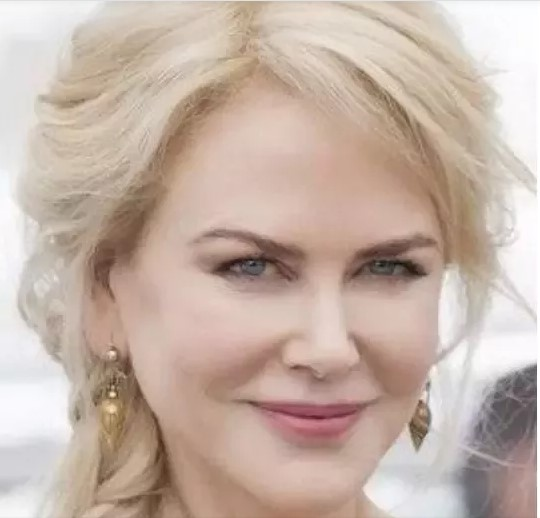
#> input picture nicolekidman.jpg, 540 x 518 px
$ jupyter execute --allow-errors batch_colorism.ipynb   (shell and % lines are left out)
#> lines starting #> are read from the running program, lines starting #| are printed output that depends on the picture
[cell 1]
import cv2
import os
import im_proc_functions
import seaborn as sns
import matplotlib.pyplot as plt
import numpy as np
import scipy

#> (a cell that did not finish here is left out)

#> (a cell that did not finish here is left out)

#> (a cell that did not finish here is left out)

#> (a cell that did not finish here is left out)

[cell 6]
r1_path = 'nicolekidman.jpg'
ref_image1 = cv2.imread(r1_path)
#> ref_image1 is the input picture: shape (518, 540, 3); mean B, G, R 166.5, 178, 197.6
r1_1 = cv2.cvtColor(ref_image1, cv2.COLOR_BGR2RGB)
pixels1 = np.array(r1_1)
# plt.imshow(pixels1)
#> (the rest of this cell did not finish here and is left out)

[cell 7]
r1_path = 'lupitanyongo.jpg'
ref_image1 = cv2.imread(r1_path)
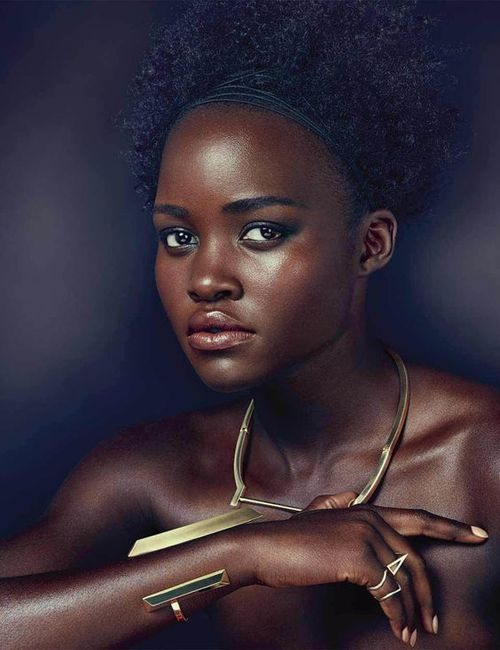
#> input picture lupitanyongo.jpg, 500 x 650 px
#> ref_image1 is the input picture: shape (650, 500, 3); mean B, G, R 58.4, 47, 58.1
r1_1 = cv2.cvtColor(ref_image1, cv2.COLOR_BGR2RGB)
#> r1_1: shape (650, 500, 3)
pixels1 = np.array(r1_1)
# plt.imshow(pixels1)
#> (the rest of this cell did not finish here and is left out)

[cell 8]
r1_path = 'Khoudia_Diop.jpg'
ref_image1 = cv2.imread(r1_path)
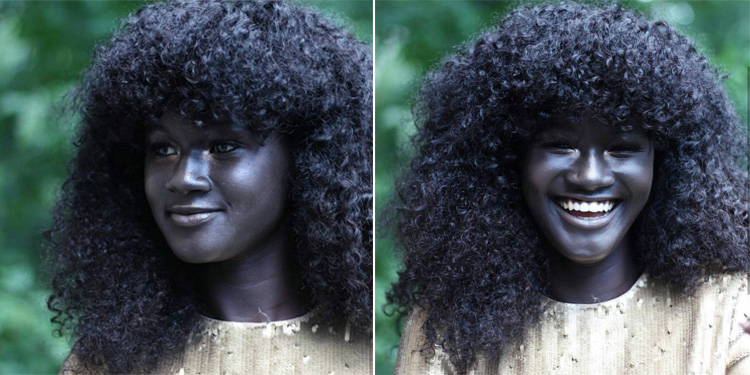
#> input picture Khoudia_Diop.jpg, 750 x 375 px
#> ref_image1 is the input picture: shape (375, 750, 3); mean B, G, R 85.1, 79.7, 67.7
r1_1 = cv2.cvtColor(ref_image1, cv2.COLOR_BGR2RGB)
#> r1_1: shape (375, 750, 3)
pixels1 = np.array(r1_1)
# plt.imshow(pixels1)
#> (the rest of this cell did not finish here and is left out)
